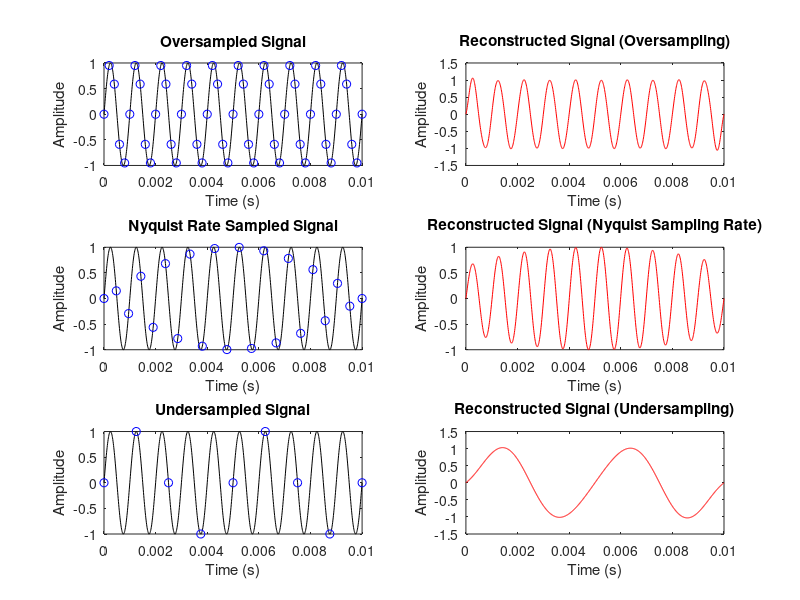
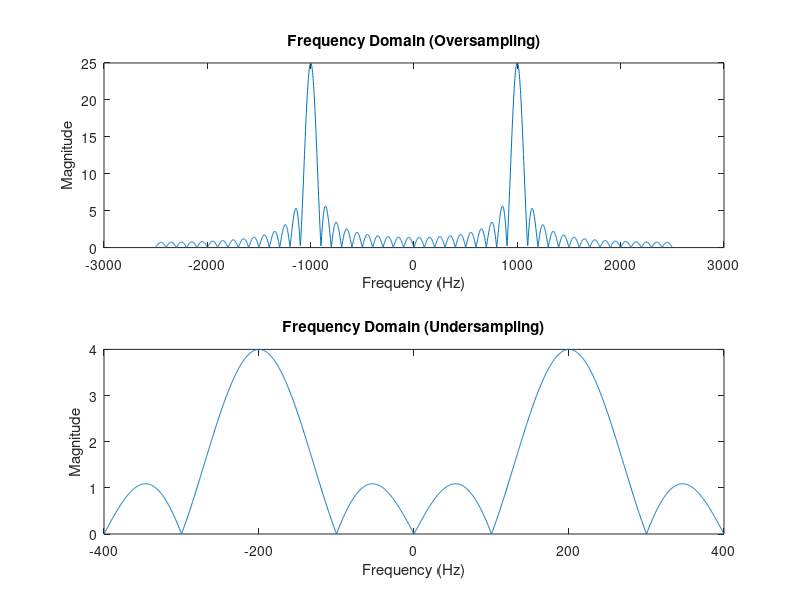

The MATLAB source for these figures, in order:
%Time Domain Analysis
fm = 1000;           
t = 0:1e-5:1e-2;     
message_signal = sin(2*pi*fm*t); 

fs_oversample = 5 * fm;   
fs_nyquist = 2.1 * fm;     
fs_undersample = 0.8 * fm; 

t_oversample = 0:1/fs_oversample:1e-2;
t_nyquist = 0:1/fs_nyquist:1e-2;
t_undersample = 0:1/fs_undersample:1e-2;

sampled_oversample = sin(2*pi*fm*t_oversample);
sampled_nyquist = sin(2*pi*fm*t_nyquist);
sampled_undersample = sin(2*pi*fm*t_undersample);

%Sinc interpolation
function y = sinc_interp(x, fs, t)
    T = 1 / fs;                             %Sampling period
    n = 0:length(x)-1;                      %Sample indices
    s = n * T;                              %Sample times based on sampling frequency
    sinc_matrix = sinc((t(:) - s(:)') / T); % Sinc matrix for interpolation
    y = sinc_matrix * x(:);                 % Interpolated signal
end

reconstructed_oversample = sinc_interp(sampled_oversample, fs_oversample, t);
reconstructed_nyquist = sinc_interp(sampled_nyquist, fs_nyquist, t);
reconstructed_undersample = sinc_interp(sampled_undersample, fs_undersample, t);

%Plots
figure;
subplot(3, 2, 1);
plot(t, message_signal, 'k', t_oversample, sampled_oversample, 'bo');
title('Oversampled Signal');
xlabel('Time (s)');
ylabel('Amplitude');

subplot(3, 2, 2);
plot(t, reconstructed_oversample, 'r');
title('Reconstructed Signal (Oversampling)');
xlabel('Time (s)');
ylabel('Amplitude');

subplot(3, 2, 3);
plot(t, message_signal, 'k', t_nyquist, sampled_nyquist, 'bo');
title('Nyquist Rate Sampled Signal');
xlabel('Time (s)');
ylabel('Amplitude');

subplot(3, 2, 4);
plot(t, reconstructed_nyquist, 'r');
title('Reconstructed Signal (Nyquist Sampling Rate)');
xlabel('Time (s)');
ylabel('Amplitude');

subplot(3, 2, 5);
plot(t, message_signal, 'k', t_undersample, sampled_undersample, 'bo');
title('Undersampled Signal');
xlabel('Time (s)');
ylabel('Amplitude');

subplot(3, 2, 6);
plot(t, reconstructed_undersample, 'r');
title('Reconstructed Signal (Undersampling)');
xlabel('Time (s)');
ylabel('Amplitude');


% Frequency Domain Analysis
nfft = 2048; 

oversampled_fft = abs(fftshift(fft(sampled_oversample, nfft)));
f_oversample = (-nfft/2:nfft/2-1) * (fs_oversample / nfft);

undersampled_fft = abs(fftshift(fft(sampled_undersample, nfft)));
f_undersample = (-nfft/2:nfft/2-1) * (fs_undersample / nfft);

%Plots
figure;

subplot(2, 1, 1);
plot(f_oversample, oversampled_fft);
title('Frequency Domain (Oversampling)');
xlabel('Frequency (Hz)');
ylabel('Magnitude');

subplot(2, 1, 2);
plot(f_undersample, undersampled_fft);
title('Frequency Domain (Undersampling)');
xlabel('Frequency (Hz)');
ylabel('Magnitude');

